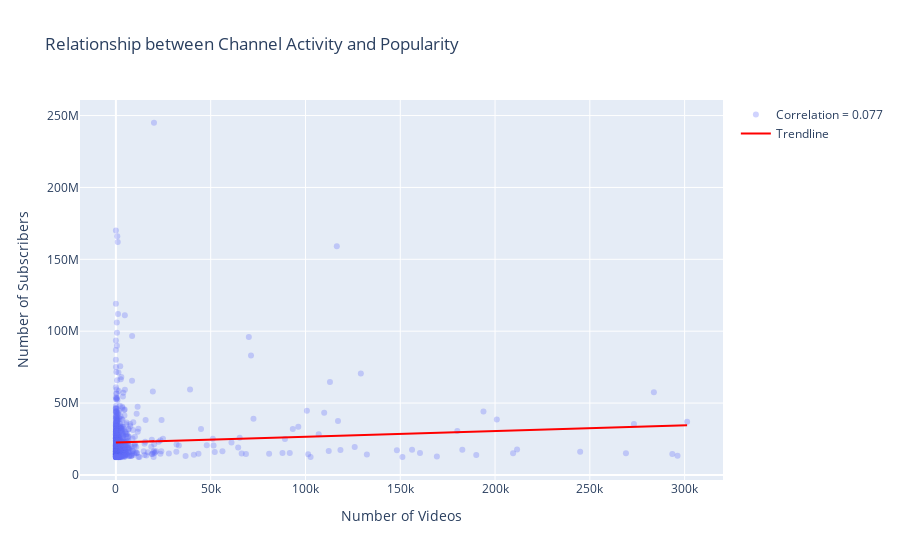

The notebook cell saved with this chart:
### Code cell
# create a scatter plot with a trendline and transparency
fig = go.Figure()

# add scatter points
fig.add_trace(go.Scatter(x=df['uploads'], 
                         y=df['subscribers'], 
                         mode='markers', 
                         marker=dict(opacity=0.3), 
                         name=f'Correlation = {correlation:.3f}'))

# add the trendline
fig.add_trace(go.Scatter(x=trend_df['uploads'], 
                         y=trend_df['Trend'], 
                         mode='lines', 
                         line=dict(color = 'red'), 
                         name='Trendline'))

# Update layout (title, labels)
fig.update_layout(title='Relationship between Channel Activity and Popularity', 
                  xaxis_title='Number of Videos', 
                  yaxis_title='Number of Subscribers')

fig.show()

### Figure 1 — Plotly figure (JSON) as saved in the notebook; plotly's stock layout.template omitted (floating-point values rounded to 4 significant figures; data arrays with more than 128 entries replaced by an {"elided": "..."} marker saying what was removed)
{"data": [{"marker": {"opacity": 0.3}, "mode": "markers", "name": "Correlation = 0.077", "type": "scatter", "x": {"elided": "995 int values"}, "y": {"elided": "995 int values"}}, {"line": {"color": "red"}, "mode": "lines", "name": "Trendline", "type": "scatter", "x": {"elided": "995 int values"}, "y": {"elided": "995 float values"}}], "layout": {"title": {"text": "Relationship between Channel Activity and Popularity"}, "xaxis": {"title": {"text": "Number of Videos"}}, "yaxis": {"title": {"text": "Number of Subscribers"}}}}
